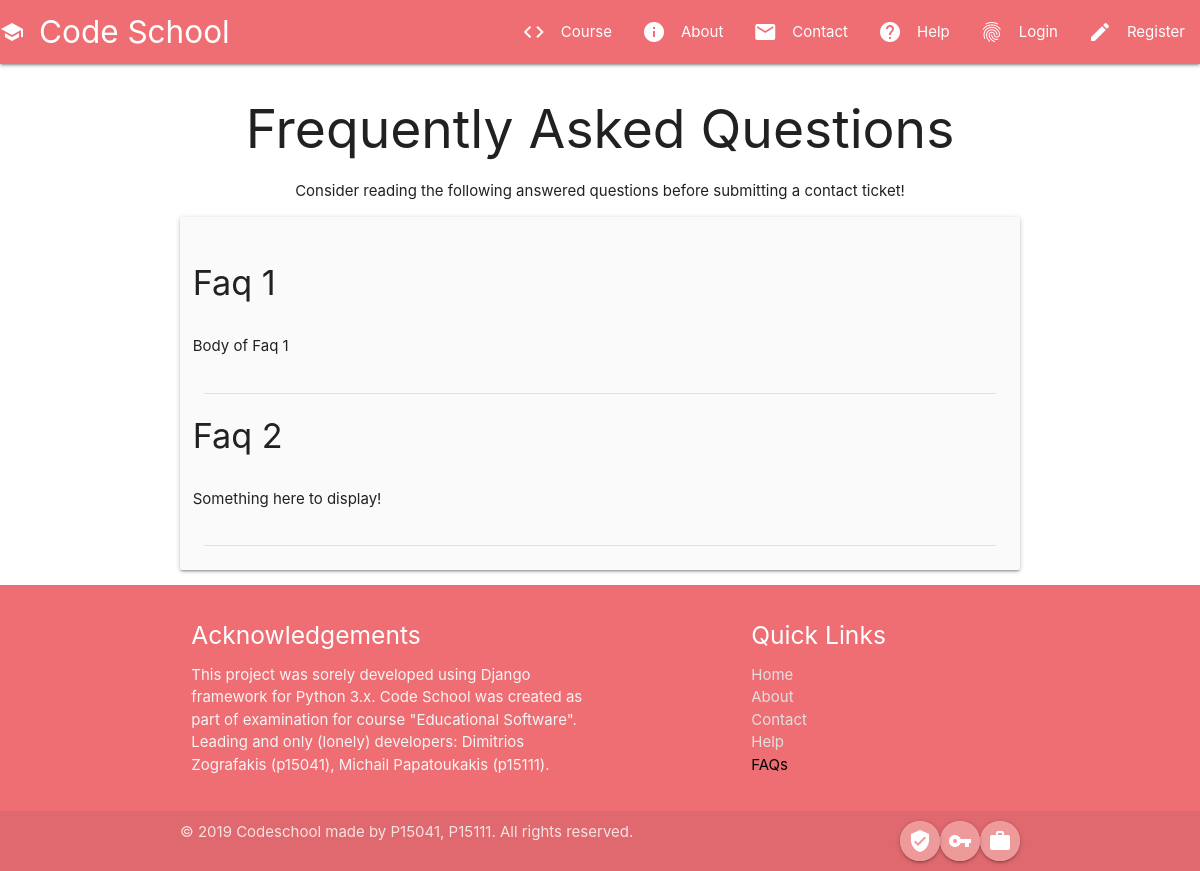
/faq/, run on an earlier commit of the app's database.
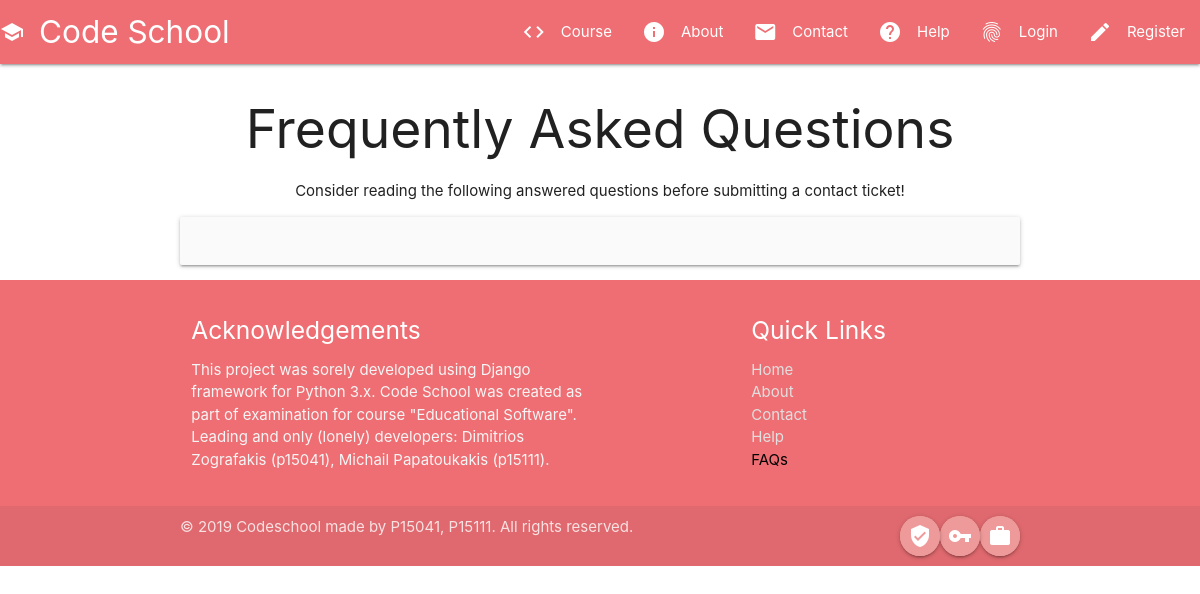
And on a later commit of the database.
### pages/models.py (models this page shows, shortened)
class FrequentlyAskedQuestion(models.Model):
    title = models.CharField(max_length=100, null=False, blank=False)
    body = models.CharField(max_length=100, null=False, blank=False)

### pages/views.py (the view)
# urls.py: path('faq/', FaqPageView.as_view(), name='faq'),
class FaqPageView(TemplateView):
    template_name = 'faq.html'
    breadcrumbs = ['faq']
    def get(self, request, *args, **kwargs):
        user = request.user
        faqs = FrequentlyAskedQuestion.objects.all()
        context = {
            'faqs': faqs,
            'breadcrumbs': self.breadcrumbs
        }
        return render(request, self.template_name, context)

### templates/faq.html
{% extends 'base.html' %}
{% block content %}
{% load static %}
    <h2 class="center-align">Frequently Asked Questions</h2>
    <div>
        <p class="center-align">Consider reading the following answered questions before submitting a contact ticket!</p>
    </div>
    <div class="container">
        <div class="col s12 m8 offset-m2 l6 offset-l3">
            <div class="card-panel grey lighten-5 z-depth-1">
                {% for faq in faqs %}
                    <div class="row">
                        <h4>{{ faq.title }}</h4>
                    </div>
                    <div class="row">
                        <p>{{ faq.body }}</p>
                    </div>
                    <div class="divider"></div>
                {% endfor %}
            </div>
        </div>
    </div>
{% endblock %}

What changed in the data, as far as the page shows it:
removed FrequentlyAskedQuestion: title "Faq 1", body "Body of Faq 1"
removed FrequentlyAskedQuestion: title "Faq 2", body "Something here to display!"
